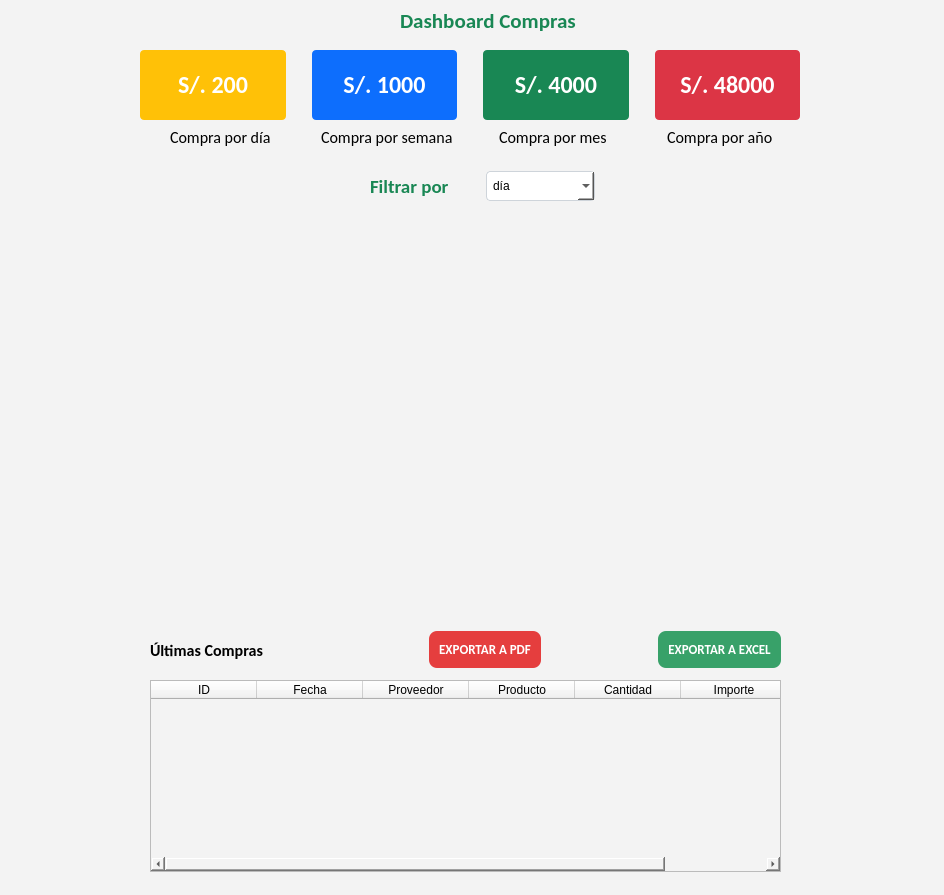
<?xml version="1.0" encoding="UTF-8"?>
<ui version="4.0">
 <class>MainWindow</class>
 <widget class="QMainWindow" name="MainWindow">
  <property name="geometry">
   <rect>
    <x>0</x>
    <y>0</y>
    <width>944</width>
    <height>895</height>
   </rect>
  </property>
  <property name="windowTitle">
   <string>MainWindow</string>
  </property>
  <property name="layoutDirection">
   <enum>Qt::LeftToRight</enum>
  </property>
  <property name="styleSheet">
   <string notr="true">background-color: rgb(243, 243, 243);</string>
  </property>
  <property name="sales-graphic" stdset="0">
   <pixmap>../Pictures/qt-graphics-brigthness.png</pixmap>
  </property>
  <widget class="QWidget" name="centralwidget">
   <widget class="QLabel" name="label">
    <property name="geometry">
     <rect>
      <x>400</x>
      <y>0</y>
      <width>181</width>
      <height>41</height>
     </rect>
    </property>
    <property name="font">
     <font>
      <family>Calibri</family>
      <pointsize>16</pointsize>
      <weight>75</weight>
      <bold>true</bold>
     </font>
    </property>
    <property name="styleSheet">
     <string notr="true">color: #198754;</string>
    </property>
    <property name="text">
     <string>Dashboard Compras</string>
    </property>
   </widget>
   <widget class="QLabel" name="label_7">
    <property name="geometry">
     <rect>
      <x>200</x>
      <y>220</y>
      <width>551</width>
      <height>391</height>
     </rect>
    </property>
    <property name="text">
     <string/>
    </property>
    <property name="pixmap">
     <pixmap>../Pictures/qt-graphics-brigthness.png</pixmap>
    </property>
    <property name="scaledContents">
     <bool>true</bool>
    </property>
   </widget>
   <widget class="QTableWidget" name="tableWidget">
    <property name="geometry">
     <rect>
      <x>150</x>
      <y>680</y>
      <width>631</width>
      <height>192</height>
     </rect>
    </property>
    <attribute name="horizontalHeaderDefaultSectionSize">
     <number>106</number>
    </attribute>
    <column>
     <property name="text">
      <string>ID</string>
     </property>
    </column>
    <column>
     <property name="text">
      <string>Fecha</string>
     </property>
    </column>
    <column>
     <property name="text">
      <string>Proveedor</string>
     </property>
    </column>
    <column>
     <property name="text">
      <string>Producto</string>
     </property>
    </column>
    <column>
     <property name="text">
      <string>Cantidad</string>
     </property>
    </column>
    <column>
     <property name="text">
      <string>Importe</string>
     </property>
    </column>
   </widget>
   <widget class="QWidget" name="layoutWidget">
    <property name="geometry">
     <rect>
      <x>370</x>
      <y>170</y>
      <width>225</width>
      <height>32</height>
     </rect>
    </property>
    <layout class="QHBoxLayout" name="horizontalLayout">
     <item>
      <widget class="QLabel" name="label_3">
       <property name="font">
        <font>
         <family>Calibri</family>
         <pointsize>14</pointsize>
         <weight>75</weight>
         <bold>true</bold>
        </font>
       </property>
       <property name="styleSheet">
        <string notr="true">color: #198754;</string>
       </property>
       <property name="text">
        <string>Filtrar por</string>
       </property>
      </widget>
     </item>
     <item>
      <widget class="QComboBox" name="comboBox">
       <property name="styleSheet">
        <string notr="true">background-color: rgb(255, 255, 255);
border-radius: 4px;
padding: 6px;
border: 1px solid #ced4da;</string>
       </property>
       <item>
        <property name="text">
         <string>día</string>
        </property>
       </item>
       <item>
        <property name="text">
         <string>semana</string>
        </property>
       </item>
       <item>
        <property name="text">
         <string>mes</string>
        </property>
       </item>
       <item>
        <property name="text">
         <string>año</string>
        </property>
       </item>
      </widget>
     </item>
    </layout>
   </widget>
   <widget class="QWidget" name="layoutWidget">
    <property name="geometry">
     <rect>
      <x>140</x>
      <y>50</y>
      <width>660</width>
      <height>98</height>
     </rect>
    </property>
    <layout class="QGridLayout" name="gridLayout">
     <item row="1" column="1" alignment="Qt::AlignHCenter">
      <widget class="QLabel" name="label_4">
       <property name="font">
        <font>
         <family>Calibri</family>
         <pointsize>12</pointsize>
        </font>
       </property>
       <property name="text">
        <string>Compra por semana</string>
       </property>
      </widget>
     </item>
     <item row="1" column="2" alignment="Qt::AlignHCenter">
      <widget class="QLabel" name="label_5">
       <property name="font">
        <font>
         <family>Calibri</family>
         <pointsize>12</pointsize>
        </font>
       </property>
       <property name="text">
        <string>Compra por mes</string>
       </property>
      </widget>
     </item>
     <item row="1" column="0" alignment="Qt::AlignHCenter">
      <widget class="QLabel" name="label_2">
       <property name="font">
        <font>
         <family>Calibri</family>
         <pointsize>12</pointsize>
         <stylestrategy>PreferAntialias</stylestrategy>
        </font>
       </property>
       <property name="layoutDirection">
        <enum>Qt::RightToLeft</enum>
       </property>
       <property name="text">
        <string>Compra por día</string>
       </property>
      </widget>
     </item>
     <item row="1" column="3" alignment="Qt::AlignHCenter">
      <widget class="QLabel" name="label_6">
       <property name="font">
        <font>
         <family>Calibri</family>
         <pointsize>12</pointsize>
        </font>
       </property>
       <property name="text">
        <string>Compra por año</string>
       </property>
      </widget>
     </item>
     <item row="0" column="0" colspan="4">
      <layout class="QHBoxLayout" name="horizontalLayout_2">
       <item>
        <widget class="QPushButton" name="pushButton_3">
         <property name="font">
          <font>
           <family>Calibri</family>
           <pointsize>18</pointsize>
           <weight>75</weight>
           <bold>true</bold>
          </font>
         </property>
         <property name="styleSheet">
          <string notr="true">background-color: #ffc107;
border-radius: 4px;
color: #ffffff;
padding: 20px;
width: 100px;</string>
         </property>
         <property name="text">
          <string>S/. 200</string>
         </property>
        </widget>
       </item>
       <item>
        <spacer name="verticalSpacer">
         <property name="orientation">
          <enum>Qt::Vertical</enum>
         </property>
         <property name="sizeHint" stdset="0">
          <size>
           <width>20</width>
           <height>40</height>
          </size>
         </property>
        </spacer>
       </item>
       <item>
        <widget class="QPushButton" name="pushButton">
         <property name="font">
          <font>
           <family>Calibri</family>
           <pointsize>18</pointsize>
           <weight>75</weight>
           <bold>true</bold>
          </font>
         </property>
         <property name="styleSheet">
          <string notr="true">background-color: rgb(13, 110, 253);
border-radius: 4px;
color: #ffffff;
padding: 20px;
width: 100px;</string>
         </property>
         <property name="text">
          <string>S/. 1000</string>
         </property>
        </widget>
       </item>
       <item>
        <spacer name="verticalSpacer_2">
         <property name="orientation">
          <enum>Qt::Vertical</enum>
         </property>
         <property name="sizeHint" stdset="0">
          <size>
           <width>20</width>
           <height>40</height>
          </size>
         </property>
        </spacer>
       </item>
       <item>
        <widget class="QPushButton" name="pushButton_2">
         <property name="font">
          <font>
           <family>Calibri</family>
           <pointsize>18</pointsize>
           <weight>75</weight>
           <bold>true</bold>
          </font>
         </property>
         <property name="styleSheet">
          <string notr="true">background-color: #198754;
border-radius: 4px;
color: #fff;
padding: 20px;
width: 100px;</string>
         </property>
         <property name="text">
          <string>S/. 4000</string>
         </property>
        </widget>
       </item>
       <item>
        <spacer name="verticalSpacer_3">
         <property name="orientation">
          <enum>Qt::Vertical</enum>
         </property>
         <property name="sizeHint" stdset="0">
          <size>
           <width>20</width>
           <height>40</height>
          </size>
         </property>
        </spacer>
       </item>
       <item>
        <widget class="QPushButton" name="pushButton_5">
         <property name="font">
          <font>
           <family>Calibri</family>
           <pointsize>18</pointsize>
           <weight>75</weight>
           <bold>true</bold>
          </font>
         </property>
         <property name="styleSheet">
          <string notr="true">background-color: #dc3545;
border-radius: 4px;
color: #ffffff;
padding: 20px;
width: 100px;</string>
         </property>
         <property name="text">
          <string>S/. 48000</string>
         </property>
        </widget>
       </item>
      </layout>
     </item>
    </layout>
   </widget>
   <widget class="QWidget" name="layoutWidget_2">
    <property name="geometry">
     <rect>
      <x>150</x>
      <y>630</y>
      <width>631</width>
      <height>40</height>
     </rect>
    </property>
    <layout class="QGridLayout" name="gridLayout_2">
     <item row="0" column="9">
      <layout class="QHBoxLayout" name="horizontalLayout_3">
       <item>
        <widget class="QPushButton" name="pushButton_6">
         <property name="font">
          <font>
           <family>Calibri</family>
           <pointsize>10</pointsize>
           <weight>75</weight>
           <bold>true</bold>
          </font>
         </property>
         <property name="styleSheet">
          <string notr="true">background-color: #E53E3E;
color: #fff;
border-radius: 8px;
padding: 10px;</string>
         </property>
         <property name="text">
          <string>EXPORTAR A PDF</string>
         </property>
         <property name="icon">
          <iconset>
           <normaloff>../Downloads/icons8-pdf-20.png</normaloff>../Downloads/icons8-pdf-20.png</iconset>
         </property>
        </widget>
       </item>
       <item>
        <spacer name="horizontalSpacer">
         <property name="orientation">
          <enum>Qt::Horizontal</enum>
         </property>
         <property name="sizeHint" stdset="0">
          <size>
           <width>40</width>
           <height>20</height>
          </size>
         </property>
        </spacer>
       </item>
       <item>
        <widget class="QPushButton" name="pushButton_4">
         <property name="font">
          <font>
           <family>Calibri</family>
           <pointsize>10</pointsize>
           <weight>75</weight>
           <bold>true</bold>
          </font>
         </property>
         <property name="styleSheet">
          <string notr="true">background-color: #38A169;
color: #fff;
border-radius: 8px;
padding: 10px;
</string>
         </property>
         <property name="text">
          <string>EXPORTAR A EXCEL</string>
         </property>
         <property name="icon">
          <iconset>
           <normaloff>../Downloads/icons8-excel-20.png</normaloff>../Downloads/icons8-excel-20.png</iconset>
         </property>
        </widget>
       </item>
      </layout>
     </item>
     <item row="0" column="0">
      <widget class="QLabel" name="label_8">
       <property name="font">
        <font>
         <family>Calibri</family>
         <pointsize>12</pointsize>
         <weight>75</weight>
         <bold>true</bold>
        </font>
       </property>
       <property name="text">
        <string>Últimas Compras</string>
       </property>
      </widget>
     </item>
     <item row="0" column="1">
      <spacer name="verticalSpacer_4">
       <property name="orientation">
        <enum>Qt::Vertical</enum>
       </property>
       <property name="sizeHint" stdset="0">
        <size>
         <width>20</width>
         <height>40</height>
        </size>
       </property>
      </spacer>
     </item>
     <item row="0" column="2">
      <spacer name="verticalSpacer_5">
       <property name="orientation">
        <enum>Qt::Vertical</enum>
       </property>
       <property name="sizeHint" stdset="0">
        <size>
         <width>20</width>
         <height>40</height>
        </size>
       </property>
      </spacer>
     </item>
     <item row="0" column="3">
      <spacer name="verticalSpacer_6">
       <property name="orientation">
        <enum>Qt::Vertical</enum>
       </property>
       <property name="sizeHint" stdset="0">
        <size>
         <width>20</width>
         <height>40</height>
        </size>
       </property>
      </spacer>
     </item>
     <item row="0" column="5">
      <spacer name="verticalSpacer_8">
       <property name="orientation">
        <enum>Qt::Vertical</enum>
       </property>
       <property name="sizeHint" stdset="0">
        <size>
         <width>20</width>
         <height>40</height>
        </size>
       </property>
      </spacer>
     </item>
     <item row="0" column="4">
      <spacer name="verticalSpacer_7">
       <property name="orientation">
        <enum>Qt::Vertical</enum>
       </property>
       <property name="sizeHint" stdset="0">
        <size>
         <width>20</width>
         <height>40</height>
        </size>
       </property>
      </spacer>
     </item>
     <item row="0" column="6">
      <spacer name="verticalSpacer_9">
       <property name="orientation">
        <enum>Qt::Vertical</enum>
       </property>
       <property name="sizeHint" stdset="0">
        <size>
         <width>20</width>
         <height>40</height>
        </size>
       </property>
      </spacer>
     </item>
     <item row="0" column="7">
      <spacer name="verticalSpacer_10">
       <property name="orientation">
        <enum>Qt::Vertical</enum>
       </property>
       <property name="sizeHint" stdset="0">
        <size>
         <width>20</width>
         <height>40</height>
        </size>
       </property>
      </spacer>
     </item>
     <item row="0" column="8">
      <spacer name="verticalSpacer_11">
       <property name="orientation">
        <enum>Qt::Vertical</enum>
       </property>
       <property name="sizeHint" stdset="0">
        <size>
         <width>20</width>
         <height>40</height>
        </size>
       </property>
      </spacer>
     </item>
    </layout>
   </widget>
  </widget>
  <widget class="QStatusBar" name="statusbar"/>
 </widget>
 <resources/>
 <connections/>
</ui>
